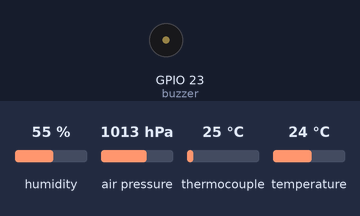
Bench run of a program on a simulated ESP32. On the bench: buzzer (waves = sounding, pin HIGH). The inputs (shaded band) are chosen by the test bench; at power-on: thermocouple 25 °C, humidity 55 %, air pressure 1013 hPa, temperature 24 °C. WiFi joins after 1.5 s; servers stay silent unless stated; random numbers use the default seed unless the program sets one; no MQTT or app messages arrive unless stated; what the program prints to the serial monitor is not drawn.

Above: at 2.7 s.
2.8 s: thermocouple set to 175 °C
9.7 s: thermocouple set to 186 °C
At 11.2 s:
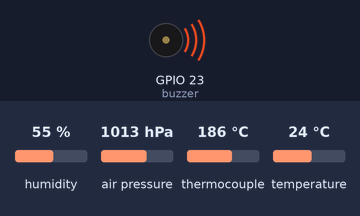
Timing chart, 0 to 12.7 s (numbered marks = the images above; inputs shaded):
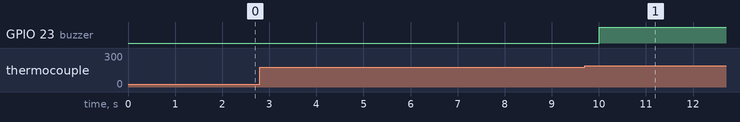

Measured:
- the behaviour switches between 180 and 181 °C on thermocouple (found by bisection; images 0 and 1)
- after the input at 2.8 s, every drawn part: stays the same
- after the input at 9.7 s, GPIO 23 (buzzer): LOW → HIGH after 0.30 s

The program:

main.cpp
```cpp
//----------------------------------------------------- IOT - SENSORES ---------------------------------------------------
/*
Autor: Amanda Marques, Bianca Neves, Catarina Macedo, Gabrielli Marcelino, Jamily Vittoria Alecrim e Laura Basilio.
Data: 26/03/2026
Versão: teste
*/

// ================== BIBLIOTECAS ==================
#include <Arduino.h>
#include <ArduinoJson.h>
#include <WiFi.h>
#include <PubSubClient.h>

#include <Wire.h>
#include <Adafruit_Sensor.h>
#include <Adafruit_BME280.h>
#include <max6675.h>

// ================== PINOS ==================
#define sck 18   // MAX6675 SCK
#define sc 5     // MAX6675 CS
#define so 19    // MAX6675 SO
#define buzzer 23

// ================== SENSORES ==================
MAX6675 termopar(sck, sc, so);
Adafruit_BME280 bme;

// ================== WIFI / MQTT ==================
const char* ssid = "Teste";
const char* password = "Teste123";
const char* mqtt_server = "10.137.107.36";

WiFiClient espClient;
PubSubClient client(espClient);

// ================== CONTROLE ==================
unsigned long tempoUltimaLeitura = 0;
const long intervaloLeitura = 5000;

const float LIMITE_TEMP_FORNO = 180.0;
bool alarmeAtivo = false;

// ================== WIFI ==================
void setup_wifi() {
  delay(10);
  Serial.println();
  Serial.print("Conectando-se a rede: ");
  Serial.println(ssid);

  WiFi.begin(ssid, password);

  while (WiFi.status() != WL_CONNECTED) {
    delay(500);
    Serial.print(".");
  }

  Serial.println("\nWiFi conectado!");
  Serial.print("IP: ");
  Serial.println(WiFi.localIP());
}

// ================== MQTT ==================
void reconnect() {
  while (!client.connected()) {
    Serial.print("Conectando ao MQTT...");

    String clientId = "ESP32-Cozinha-";
    clientId += String(random(0xffff), HEX);

    if (client.connect(clientId.c_str())) {
      Serial.println(" conectado!");
    } else {
      Serial.print(" erro: ");
      Serial.print(client.state());
      Serial.println(" tentando novamente em 5s...");
      delay(5000);
    }
  }
}

// ================== BUZZER ==================
void acionarBuzzer() {
  digitalWrite(buzzer, HIGH);
  Serial.println(">>> BUZZER LIGADO!");
}

void desligarBuzzer() {
  digitalWrite(buzzer, LOW);
  Serial.println(">>> BUZZER DESLIGADO!");
}

// ================== SETUP ==================
void setup() {
  Serial.begin(115200);

  pinMode(buzzer, OUTPUT);
  digitalWrite(buzzer, LOW);

  setup_wifi();
  client.setServer(mqtt_server, 1883);

  // Inicializa BME280
  if (!bme.begin(0x76)) {
    Serial.println("Erro ao iniciar BME280!");
  } else {
    Serial.println("BME280 OK!");
  }
}

// ================== LOOP ==================
void loop() {

  if (!client.connected()) {
    reconnect();
  }
  client.loop();

  unsigned long tempoAtual = millis();

  if (tempoAtual - tempoUltimaLeitura >= intervaloLeitura) {

    tempoUltimaLeitura = tempoAtual;

    // ===== LEITURA DOS SENSORES =====
    float tempEquipamento = termopar.readCelsius();

    float tempAmbiente = bme.readTemperature();
    float umidadeAmbiente = bme.readHumidity();
    float pressaoAmbiente = bme.readPressure() / 100.0; // hPa

    // ===== TRATAMENTO DE ERROS =====
    if (isnan(tempEquipamento)) {
      Serial.println("Erro no termopar!");
      tempEquipamento = 0.0;
    }

    if (isnan(tempAmbiente) || isnan(umidadeAmbiente)) {
      Serial.println("Erro no BME280!");
    }

    // ===== REGRA DE NEGÓCIO =====
    String statusForno = "OK";

    if (tempEquipamento > LIMITE_TEMP_FORNO) {
      statusForno = "ALERTA_SUPERAQUECIMENTO";

      if (!alarmeAtivo) {
        alarmeAtivo = true;
        acionarBuzzer();
      }

    } else {
      if (alarmeAtivo) {
        alarmeAtivo = false;
        desligarBuzzer();
      }
    }

    // ===== JSON =====
    JsonDocument doc;

    doc["forno_temp"] = tempEquipamento;
    doc["forno_status"] = statusForno;
    doc["ambiente_temp"] = tempAmbiente;
    doc["ambiente_umid"] = umidadeAmbiente;
    doc["ambiente_pressao"] = pressaoAmbiente;
    doc["uptime_segundos"] = millis() / 1000;

    String payloadJson;
    serializeJson(doc, payloadJson);

    // ===== LOG =====
    Serial.println("\n====== DADOS ======");
    Serial.println(payloadJson);

    // ===== MQTT =====
    client.publish("cozinha/telemetria", payloadJson.c_str());
  }
}
```
